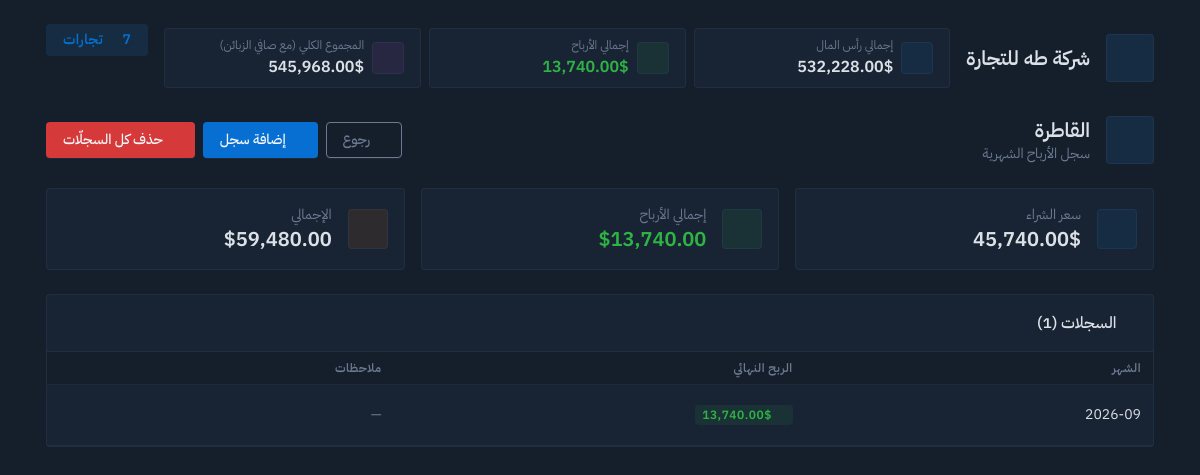
/truck, run on the app's committed database.
### tables this page shows
CREATE TABLE truck (
      name           TEXT NOT NULL,
      purchase_price REAL NOT NULL,
      notes          TEXT
    );

CREATE TABLE truck_profit (
      id        INTEGER PRIMARY KEY AUTOINCREMENT,
      month_year     TEXT NOT NULL,
      amount    REAL NOT NULL,
      notes     TEXT
    );

### app.py (the view)
@app.route('/truck')
def truck():
  return render_template('truck.html', title='القاطرة - السجل', truck=get_truck_dict())

### app.py (called while the page is built)
@app.context_processor
def inject_db():
  return {
    "trades": Trades().trades_html_dict,
    "company_name": "شركة طه للتجارة",
    "truck": get_truck_dict(),
    "mixer": get_mixer_dict(),
    "block_factory": get_block_factory_dict(),
  }

### classes.py (called while the page is built, shortened)
  @property
  def total_properties_improvements_costs(self):
    costs = 0
    for row in self.property_improvements_table:
      costs += row['cost']
    return costs

  @property
  def total_base(self):
    bases = 0
    for p in self.property_table:
      bases += p['buy_price']
    bases += self.total_properties_improvements_costs
    return bases

  def is_property_sold(self, id):
    for r in self.property_table:
      if r['id'] == id:
        return bool(r['sell_price'])

  @property
  def total_profit(self):
    profit = 0
    for p in self.property_table:
      if self.is_property_sold(p['id']):
        profit += p['sell_price'] - self.get_total_property_base_by_id(p['id'])
    return profit

  def property_html_dict(self, data=True):
    if len(self.property_table) <= 0:
      if len(self.property_table) == 0:
        content = 'خطأ: لاتوجد عقارات بعد.'
      else:
        content = 'خطأ: مشكلة في عدد العقارات.'
      return {
        'status': 'error',
        'content': content,
        'name': 'عقارات',
        'url': '/property',
        'base': 0,
        'profit': 0,
      }
    else:
      return {
        'status': 'success',
        'content': self.property_table_with_cost if data else None,
        'name': 'عقارات',
        'url': '/property',
        'base': self.total_base,
        'profit': self.total_profit,
      }

  def customer_html_dict(self, data=True):
    if len(self.customer_table) <= 0 :
      if len(self.customer_table) == 0:
        content = 'خطأ: لايوجد زبائن بعد.'
      else:
        content = 'خطأ: مشكلة في عدد الزبائن.'
      return {
        'status': 'error',
        'content': content,
        'name': 'الزبائن',
        'url': '/customer',
        'for_us': 0,
        'for_them': 0,
      }

  def crop_html_dict(self, data=True):
    if len(self.crop_table) <= 0:
      if len(self.crop_table) == 0:
        content = 'خطأ: لاتوجد محاصيل بعد.'
      else:
        content = 'خطأ: مشكلة في عدد المحاصيل.'
      return {
        'status': 'error',
        'content': content,
        'name': 'محاصيل',
        'url': '/crop',
        'base': 0,
        'profit': 0
      }

### templates/truck.html (shortened to what this page needs)
{% extends "layout.html" %}
{% block trade %}
{% set ok = truck['status'] != 'error' %}
{% set price = truck['base'] if ok else 0 %}
{% set records = truck.get('content', []) if ok else [] %}
{% set count = records | length %}
<div class="row align-items-center g-3 mb-4">
  <div class="col">
    <div class="d-flex align-items-center gap-3">
      <span class="avatar avatar-lg bg-primary-lt"><i class="ti ti-truck-delivery fs-1"></i></span>
      <div>
        <h2 class="mb-0">القاطرة</h2>
        <div class="text-secondary">سجل الأرباح الشهرية</div>
      </div>
    </div>
  </div>
  <div class="col-auto d-flex gap-2">
    <a href="/" class="btn btn-outline-secondary"><i class="ti ti-arrow-right me-1"></i>رجوع</a>
    {% if ok %}
      <button class="btn btn-primary" data-bs-toggle="modal" data-bs-target="#recordModal" onclick="openAdd()">
        <i class="ti ti-plus me-1"></i>إضافة سجل
      </button>
    {% endif %}
    {% if records %}
      <button class="btn btn-danger" data-bs-toggle="modal" data-text="حميع السحلّات" data-bs-target="#deleteModal" onclick="openDelete(this)">
        <i class="ti ti-trash me-1"></i>حذف كل السجلّات
      </button>
    {% endif %}
  </div>
</div>
{% if not ok %}
<div class="card">
  <div class="card-body">
    <div class="alert alert-danger"><i class="ti ti-alert-circle me-1"></i>{{ truck['content'] }}</div>
    <form method="post" action="/truck/config" class="row g-3 align-items-end">
      <div class="col-md-3">
        <label class="form-label">سعر شراء القاطرة ($)</label>
        <input type="hidden" name="name" value="القاطرة" class="form-control" required>
        <input type="number" step="0.01" min="0" name="purchase_price" class="form-control" required>
        <input type="hidden" name="notes" value="" class="form-control">
      </div>
      <div class="col-auto">
        <button class="btn btn-primary"><i class="ti ti-device-floppy me-1"></i>حفظ</button>
      </div>
    </form>
  </div>
</div>
{% else %}
<div class="row row-cards mb-4">
  <div class="col-md-4">
    <div class="card card-sm">
      <div class="card-body">
        <div class="row align-items-center">
          <div class="col-auto"><span class="avatar bg-blue-lt"><i class="ti ti-coin fs-2"></i></span></div>
          <div class="col">
            <div class="text-secondary">سعر الشراء</div>
            <div class="h2 mb-0">{{ '{:,.2f}'.format(price) }}$</div>
          </div>
          <div class="col-auto">
            <button type="button" class="btn btn-icon btn-ghost-secondary" title="تعديل سعر الشراء"
              data-bs-toggle="modal" data-bs-target="#priceModal">
              <i class="ti ti-pencil"></i>
            </button>
          </div>
        </div>
      </div>
    </div>
  </div>
  <div class="col-md-4">
    <div class="card card-sm">
      <div class="card-body">
        <div class="row align-items-center">
          <div class="col-auto">
            <span class="avatar {{ 'bg-green-lt' if truck['profit'] >= 0 else 'bg-red-lt' }}">
              <i class="ti {{ 'ti-trending-up' if truck['profit'] >= 0 else 'ti-trending-down' }} fs-2"></i>
            </span>
          </div>
          <div class="col">
            <div class="text-secondary">إجمالي الأرباح</div>
            <div class="h2 mb-0 {{ 'text-green' if truck['profit'] >= 0 else 'text-red' }}">
              <span dir="ltr">{{ '{:,.2f}'.format(truck['profit']) }}</span>$
            </div>
          </div>
        </div>
      </div>
    </div>
  </div>
  <div class="col-md-4">
    <div class="card card-sm">
      <div class="card-body">
        <div class="row align-items-center">
          <div class="col-auto"><span class="avatar bg-orange-lt"><i class="ti ti-chart-line fs-2"></i></span></div>
          <div class="col">
            <div class="text-secondary">الإجمالي</div>
            <div class="h2 mb-0">
              <span dir="ltr">{{ '{:,.2f}'.format(truck['profit'] + price) }}</span>$
            </div>
          </div>
        </div>
      </div>
    </div>
  </div>
</div>
<div class="card">
  <div class="card-header">
    <h3 class="card-title"><i class="ti ti-list-details me-1"></i>السجلات ({{ count }})</h3>
  </div>
  {% if records %}
  <div class="table-responsive">
    <table class="table table-vcenter card-table table-hover">
      <thead>
        <tr>
          <th>الشهر</th>
          <th>الربح النهائي</th>
          <th>ملاحظات</th>
          <th class="w-1"></th>
        </tr>
      </thead>
      <tbody>
        {% for r in records | sort(attribute='month_year', reverse=True) %}
        <tr>
          <td class="text-nowrap"><i class="ti ti-calendar text-secondary me-1"></i>{{ r['month_year'] }}</td>
          <td>
            {% if r['amount'] < 0 %} <span class="badge bg-red-lt text-red fs-5">
              <i class="ti ti-arrow-down-right me-1"></i><span dir="ltr">{{ '{:,.2f}'.format(r['amount']) }}$</span>
              </span>
              {% else %}
              <span class="badge bg-green-lt text-green fs-5">
                <i class="ti ti-arrow-up-right me-1"></i><span dir="ltr">{{ '{:,.2f}'.format(r['amount']) }}$</span>
              </span>
              {% endif %}
          </td>
          <td class="text-secondary">{{ r['notes'] or '—' }}</td>
          <td class="text-nowrap">
            <button class="btn btn-icon btn-ghost-secondary fs-2" title="تعديل" data-bs-toggle="modal"
              data-bs-target="#recordModal" data-id="{{ r['id'] }}" data-month="{{ r['month_year'] }}"
              data-profit="{{ r['amount'] }}" data-notes="{{ r['notes'] or '' }}" onclick="openEdit(this)">
              <i class="ti ti-pencil"></i>
            </button>
            <button class="btn btn-icon btn-ghost-danger fs-2" title="حذف" data-bs-toggle="modal"
              data-bs-target="#deleteModal" data-id="{{ r['id'] }}" data-text="أرباح شهر {{ r['month_year'] }}"
              onclick="openDelete(this)">
              <i class="ti ti-trash"></i>
            </button>
          </td>
        </tr>
        {% endfor %}
      </tbody>
    </table>
  </div>
  {% else %}
  <div class="empty">
    <div class="empty-icon"><i class="ti ti-mood-empty fs-1"></i></div>
    <p class="empty-title">لا توجد سجلات بعد</p>
    <p class="empty-subtitle text-secondary">أضف أول سجل ربح شهري للقاطرة</p>
  </div>
  {% endif %}
</div>
{% endif %}
{% endblock %}

### static/css/global.css (style rules this page uses)
:root { --tblr-font-sans-serif: 'IBM Plex Sans Arabic', -apple-system, 'BlinkMacSystemFont', 'Segoe UI', 'Roboto', 'Helvetica Neue', Arial, sans-serif; }

### data on the page
truck: purchase_price "45,740.00", truck['profit']+price "59,480.00"
truck_profit: month_year "2026-09", amount "13,740.00", notes "—"

### other printed values
{{ company_name }} "شركة طه للتجارة"
{{ '{:,.2f}'.format(trades['total_base']) }} "532,228.00"
{{ '{:,.2f}'.format(trades['total_profit']) }} "13,740.00"
{{ '{:,.2f}'.format(trades['total_base'] + trades['total_profit']) }} "545,968.00"
{{ '{:,.2f}'.format(truck['profit']) }} "13,740.00"
{{ count }} "1"
